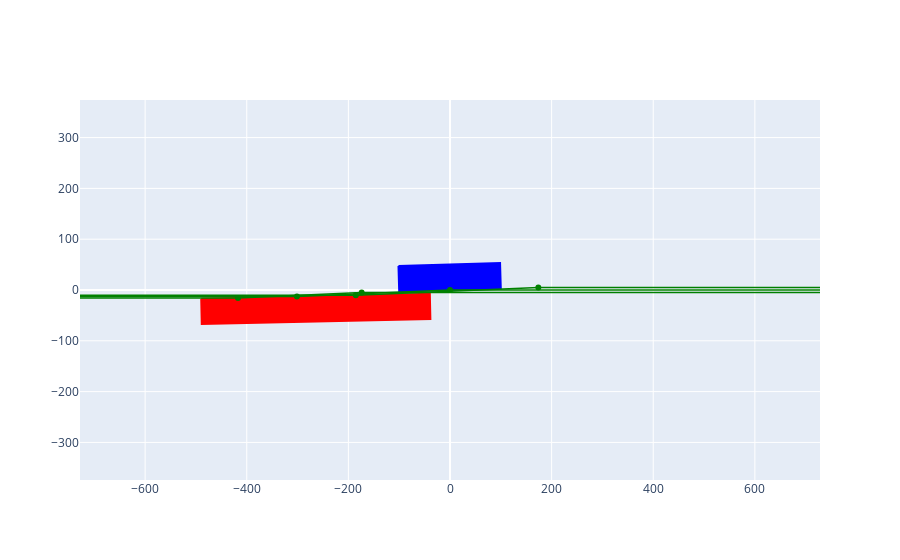

Notebook source saved alongside this figure:
### Code cell
fig = go.Figure(layout={'showlegend':False, 'xaxis':{'range':(-500,500),}, 'height':800, 'yaxis':{'range':(-50,50)}})
fig.add_trace(go.Scatter(x=mirror_z, y=mirror_x,fill='toself', mode='lines',fillcolor='red',line={"color":'red'}, marker={'size':0}, name='Mirror'))
fig.add_trace(go.Scatter(x=grating_z, y=grating_x,fill='toself',  mode='lines',fillcolor='blue',line={"color":'blue'}, marker={'size':0}, name='Grating'))
fig.update_xaxes(
   scaleanchor="y",
    scaleratio=1,)

fig.add_trace(go.Scatter(x=ray1z, y = ray1x, line={'color':'green', 'width':1.5}))
fig.add_trace(go.Scatter(x=ray2z, y = ray2x, line={'color':'green', 'width':1.5}))
fig.add_trace(go.Scatter(x=ray3z, y = ray3x, line={'color':'green', 'width':1.5}))

### Figure 1 — Plotly figure (JSON) as saved in the notebook; plotly's stock layout.template omitted (floating-point values rounded to 4 significant figures)
{"data": [{"fill": "toself", "fillcolor": "red", "line": {"color": "red"}, "marker": {"size": 0}, "mode": "lines", "name": "Mirror", "type": "scatter", "x": [-489.6, -488.5, -38.63, -39.71, -489.6], "y": [-17.06, -67.05, -57.35, -7.359, -17.06]}, {"fill": "toself", "fillcolor": "blue", "line": {"color": "blue"}, "marker": {"size": 0}, "mode": "lines", "name": "Grating", "type": "scatter", "x": [-101.4, 98.52, 99.96, -99.96, -101.4], "y": [47.1, 52.85, 2.875, -2.875, 47.1]}, {"line": {"color": "green", "width": 1.5}, "type": "scatter", "x": [-1000, -301.3, -4.885e-05, 1000], "y": [-13, -13, -1.405e-06, 0]}, {"line": {"color": "green", "width": 1.5}, "type": "scatter", "x": [-1000, -185.3, 173.9, 1000], "y": [-10.5, -10.5, 5.0, 5.0]}, {"line": {"color": "green", "width": 1.5}, "type": "scatter", "x": [-1000, -417.2, -173.9, 1000], "y": [-15.5, -15.5, -5.0, -5.0]}], "layout": {"autosize": true, "showlegend": false, "xaxis": {"domain": [0, 1], "range": [-500, 500], "scaleanchor": "y", "scaleratio": 1, "type": "linear"}, "yaxis": {"domain": [0, 1], "range": [-373.9, 373.9], "type": "linear"}}}
